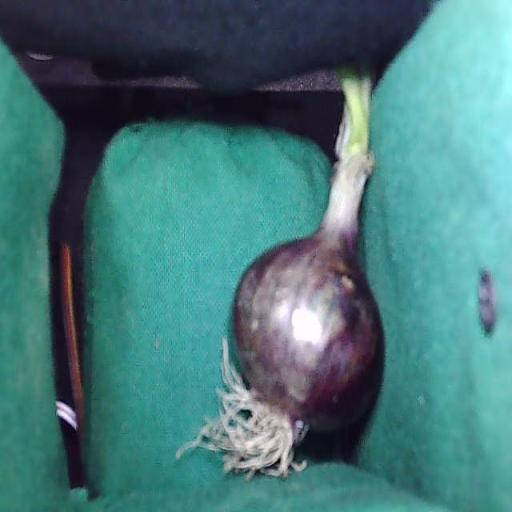
#> input picture backend/data/real/images/valid/Class-1-Medium-3-5-Slight-Shape-Defect-2-_jpg.rf.2fb6adafe1b914c16215665bfb56d8e5.jpg, 512 x 512 px
$ python -i capture_quality.py   (imports and definitions only)   (older library calls are emulated)
#> lines starting #> are read from the running program, lines starting #| are printed output that depends on the picture; after the words box and inside, x2 and y2 are one past the last pixel; in counts of white or black regions, pixels touching at a corner belong together
"""Capture-quality gates for batch tray images.

A batch image that is blurred, glaring, crowded or missing its calibration
marker must NOT be graded confidently. Each gate returns a machine-readable
issue plus *actionable* guidance, and `evaluate_capture` decides whether the
image is usable at all.

Thresholds are engineering defaults, not standards-derived values, and are
documented as such in docs/LIMITATIONS.md.
"""
from __future__ import annotations

from dataclasses import dataclass, field
from typing import Any, Dict, List, Optional

try:
    import cv2
    import numpy as np
    _CV2_OK = True
except Exception:  # pragma: no cover
    _CV2_OK = False

#: Laplacian variance below this is treated as motion blur (empirical).
BLUR_THRESHOLD = 60.0
#: Fraction of pixels above 250 in any channel, above which glare is reported.
GLARE_FRACTION_THRESHOLD = 0.06
#: Mean onion-box coverage above which onions are judged too crowded.
CROWDING_THRESHOLD = 0.60
#: Minimum accepted onion box area, as a fraction of the image.
MIN_ONION_AREA_FRACTION = 0.004


@dataclass
class CaptureQuality:
    status: str                                  # ok | warn | reject
    issues: List[str] = field(default_factory=list)
    guidance: List[str] = field(default_factory=list)
    metrics: Dict[str, Any] = field(default_factory=dict)

    def to_dict(self) -> Dict[str, Any]:
        return {"status": self.status, "issues": self.issues,
                "guidance": self.guidance, "metrics": self.metrics}


def measure_blur(image: "np.ndarray") -> Optional[float]:
    if not _CV2_OK:
        return None
    gray = cv2.cvtColor(image, cv2.COLOR_BGR2GRAY)
    return float(cv2.Laplacian(gray, cv2.CV_64F).var())


def measure_glare(image: "np.ndarray") -> Optional[float]:
    if not _CV2_OK:
        return None
    saturated = (image >= 250).all(axis=2)
    return float(saturated.mean())


def measure_illumination_spread(image: "np.ndarray") -> Optional[float]:
    """Std-dev of block mean luminance; high values signal uneven lighting."""
    if not _CV2_OK:
        return None
    gray = cv2.cvtColor(image, cv2.COLOR_BGR2GRAY).astype(np.float64)
    h, w = gray.shape
    bh, bw = max(1, h // 8), max(1, w // 8)
    blocks = [gray[y:y + bh, x:x + bw].mean()
              for y in range(0, h - bh + 1, bh) for x in range(0, w - bw + 1, bw)]
    return float(np.std(blocks)) if blocks else None


def evaluate_capture(image_path: str,
                     instances: Optional[List[Dict[str, Any]]] = None,
                     image_size: Optional[List[int]] = None,
                     markers_detected: Optional[int] = None,
                     require_calibration: bool = False) -> CaptureQuality:
    """Evaluate one batch image against all capture gates."""
#> called with require_calibration = False
    if not _CV2_OK:
        return CaptureQuality(status="warn",
                              issues=["openCV_UNAVAILABLE"],
                              guidance=["install opencv-python for capture QC"],
                              metrics={})

    image = cv2.imread(str(image_path))
#> image is the input picture: shape (512, 512, 3); mean B, G, R 122.1, 120.1, 71
    if image is None:
        return CaptureQuality(status="reject", issues=["IMAGE_UNREADABLE"],
                              guidance=["re-capture the tray image"], metrics={})

    h, w = image.shape[:2]
#> h = 512; w = 512
    image_size = image_size or [w, h]
#> image_size = [512, 512]
    issues: List[str] = []
    guidance: List[str] = []
    metrics: Dict[str, Any] = {}

    blur = measure_blur(image)
#> in measure_blur, `gray = cv2.cvtColor(image, cv2.COLOR_BGR2GRAY)`:
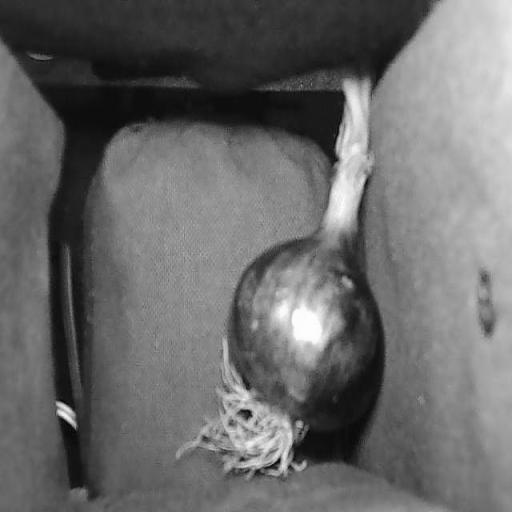
#> gray: shape (512, 512); min 2, max 255, mean 105.7
#> blur = 72.27
    metrics["laplacian_variance"] = round(blur, 2) if blur is not None else None
    if blur is not None and blur < BLUR_THRESHOLD:
        issues.append("MOTION_BLUR")
        guidance.append("Hold the phone still or rest it on the tray frame; "
                        "re-capture the image.")

    glare = measure_glare(image)
#> in measure_glare, `saturated = (image >= 250).all(axis=2)`:
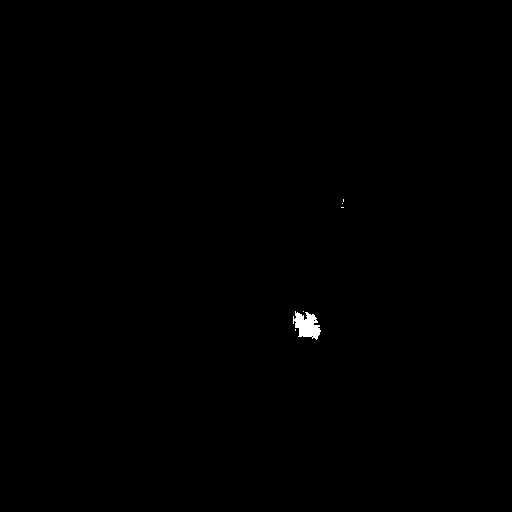
#> saturated: shape (512, 512) bool; 0.2% white; 6 white regions (5 under 20 px), largest, box (x1, y1, x2, y2) and area: (293, 311, 321, 340) 502
#> glare = 0.00195
    metrics["glare_fraction"] = round(glare, 4) if glare is not None else None
    if glare is not None and glare > GLARE_FRACTION_THRESHOLD:
        issues.append("GLARE")
        guidance.append("Remove direct light/reflection: shade the tray or move "
                        "the lamp to the side.")

    spread = measure_illumination_spread(image)
#> in measure_illumination_spread, `blocks = [gray[y:y + bh, x:x + bw].mean() for y in range(0, h - bh + 1..`: blocks = 64 values, max 204.7 at index 7, min 21.81 at index 9, mean 105.7
#> spread = 43.51
    metrics["illumination_std"] = round(spread, 2) if spread is not None else None
    if spread is not None and spread > 60.0:
        issues.append("UNEVEN_ILLUMINATION")
        guidance.append("Lighting is uneven across the tray; use a diffuse, "
                        "overhead light source.")

    if instances is not None and image_size:
        total_area = float(image_size[0] * image_size[1]) or 1.0
        areas = []
        for inst in instances:
            x, y, bw, bh = inst.get("bbox_xywh", [0, 0, 0, 0])
            areas.append((bw * bh) / total_area)
        metrics["onion_count"] = len(instances)
        metrics["max_box_area_fraction"] = round(max(areas), 4) if areas else 0.0
        coverage = 0.0
        if instances:
            mask = np.zeros((int(image_size[1]), int(image_size[0])), dtype=bool)
            for inst in instances:
                x, y, bw, bh = [int(v) for v in inst.get("bbox_xywh", [0, 0, 0, 0])]
                x0, y0 = max(0, x), max(0, y)
                x1 = min(int(image_size[0]), x + max(0, bw))
                y1 = min(int(image_size[1]), y + max(0, bh))
                if x1 > x0 and y1 > y0:
                    mask[y0:y1, x0:x1] = True
            coverage = float(mask.mean())
        metrics["onion_coverage_fraction"] = round(coverage, 4)
        # Cropped / clipping onions: a box touching the image border is truncated.
        clipped = 0
        for inst in instances:
            x, y, bw, bh = inst.get("bbox_xywh", [0, 0, 0, 0])
            if x <= 1 or y <= 1 or (x + bw) >= image_size[0] - 1 \
                    or (y + bh) >= image_size[1] - 1:
                clipped += 1
        metrics["onions_touching_border"] = clipped
        if clipped:
            issues.append("ONION_OUT_OF_FRAME")
            guidance.append(f"{clipped} onion(s) touch the image border; "
                            "re-frame so every onion is fully visible.")
        if coverage > CROWDING_THRESHOLD:
            issues.append("CROWDED_TRAY")
            guidance.append("Spread the onions across the inspection tray so "
                            "they do not overlap.")
        if len(instances) == 0:
            issues.append("NO_ONION_DETECTED")
            guidance.append("No onion detected — check the tray is in frame.")
        elif max(areas) < MIN_ONION_AREA_FRACTION:
            issues.append("ONION_TOO_SMALL")
            guidance.append("Onions are too small in frame; move the camera "
                            "closer or use fewer onions per image.")

    if require_calibration:
        metrics["markers_detected"] = markers_detected or 0
        if not markers_detected:
            issues.append("CALIBRATION_MISSING")
            guidance.append("Place the printed ONION-Q calibration mat in "
                            "frame (see scripts/make_calibration_mat.py) for a "
                            "traceable size measurement.")

    blocking = {"IMAGE_UNREADABLE", "NO_ONION_DETECTED", "CROWDED_TRAY",
                "MOTION_BLUR", "CALIBRATION_MISSING"}
    status = "reject" if blocking & set(issues) else ("warn" if issues else "ok")
    return CaptureQuality(status=status, issues=issues, guidance=guidance,
                          metrics=metrics)

>>> result = evaluate_capture('../../backend/data/real/images/valid/Class-1-Medium-3-5-Slight-Shape-Defect-2-_jpg.rf.2fb6adafe1b914c16215665bfb56d8e5.jpg')

$ run again, on backend/data/real/images/valid/Extra-Class-Small-2-5-10-_jpg.rf.64d0d3c36bfd0c625cb248ec623ec8e1.jpg
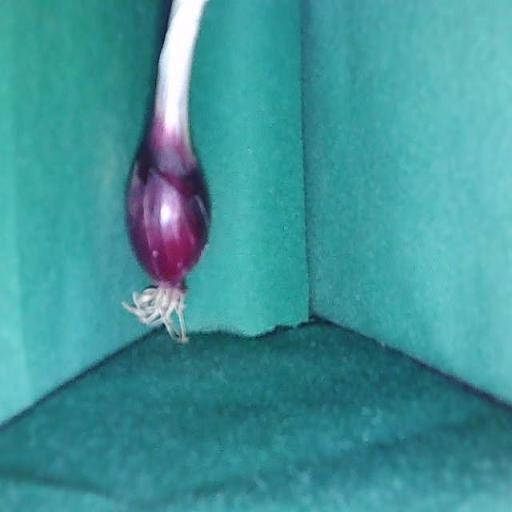
#> input picture backend/data/real/images/valid/Extra-Class-Small-2-5-10-_jpg.rf.64d0d3c36bfd0c625cb248ec623ec8e1.jpg, 512 x 512 px
#> in evaluate_capture, image is the input picture: shape (512, 512, 3); mean B, G, R 154.3, 149, 64.4
#> in measure_blur, `gray = cv2.cvtColor(image, cv2.COLOR_BGR2GRAY)`:
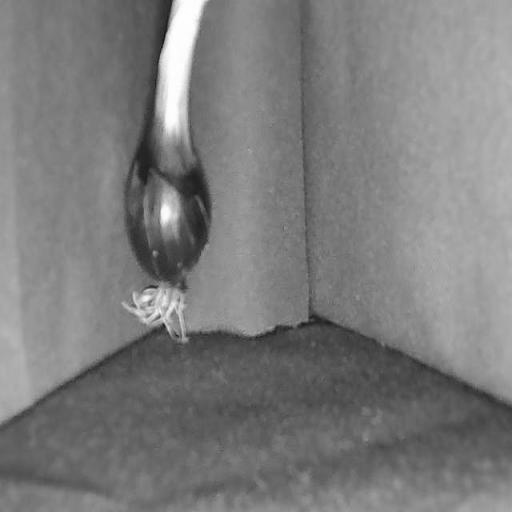
#> gray: shape (512, 512); min 14, max 255, mean 124.3
#> blur = 29.37
#> in measure_glare, `saturated = (image >= 250).all(axis=2)`:
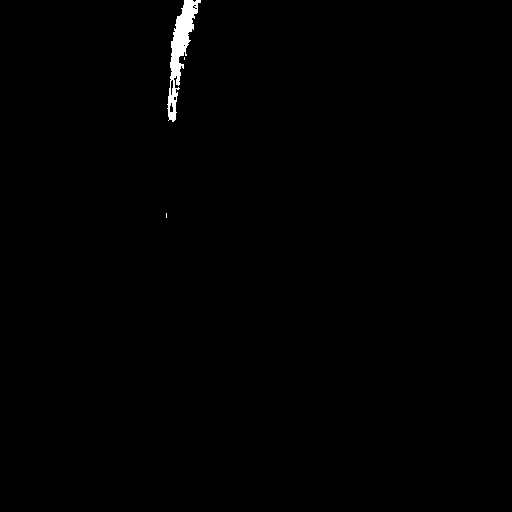
#> saturated: shape (512, 512) bool; 0.54% white; 3 white regions (2 under 20 px), largest, box (x1, y1, x2, y2) and area: (167, 0, 201, 122) 1410
#> glare = 0.00541
#> blocks = 64 values, max 167.7 at index 15, min 81.58 at index 45, mean 124.3
#> spread = 22.3

$ run again, on backend/data/real/images/valid/image_0_jpg.rf.65c5562ca973427470f17c3094959841.jpg
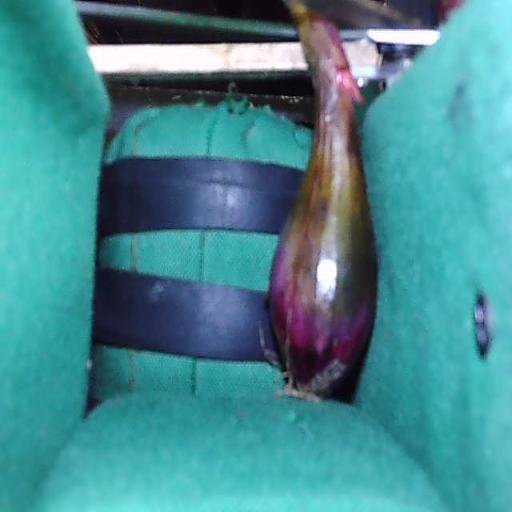
#> input picture backend/data/real/images/valid/image_0_jpg.rf.65c5562ca973427470f17c3094959841.jpg, 512 x 512 px
#> in evaluate_capture, image is the input picture: shape (512, 512, 3); mean B, G, R 145.8, 137.9, 70
#> in measure_blur, `gray = cv2.cvtColor(image, cv2.COLOR_BGR2GRAY)`:
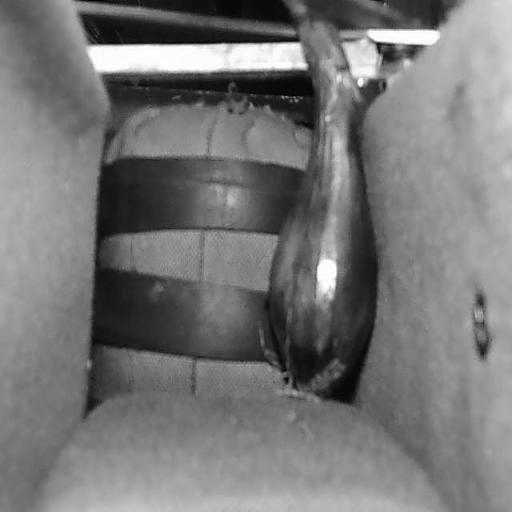
#> gray: shape (512, 512); min 0, max 255, mean 118.5
#> blur = 50.24
#> in measure_glare, `saturated = (image >= 250).all(axis=2)`:
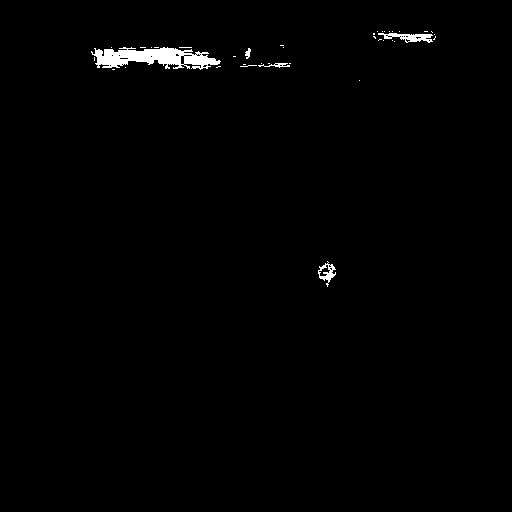
#> saturated: shape (512, 512) bool; 0.92% white; 39 white regions (34 under 20 px), largest, box (x1, y1, x2, y2) and area: (91, 47, 221, 70) 1730, (378, 33, 433, 43) 287, (318, 261, 336, 287) 177, (258, 63, 290, 68) 69, (245, 48, 251, 59) 39
#> glare = 0.00919
#> blocks = 64 values, max 186.7 at index 7, min 53.33 at index 44, mean 118.5
#> spread = 30.33
